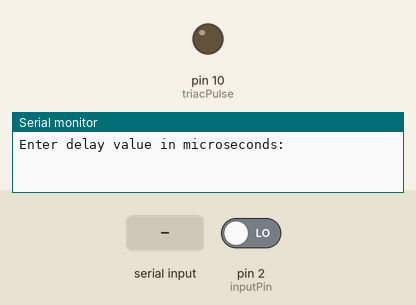
The sketch below on a simulated Arduino Uno, built with avr-gcc and run on an emulated ATmega328P. Parts: output pins drawn as LEDs (lit = HIGH), the last lines printed to the serial monitor. Inputs (shaded band) come from the test bench; at power-on: pin 2 (inputPin) LOW.

Above: at 1.2 s.
1.3 s: pin 2 (inputPin) driven HIGH
2.8 s: "30,150\n" received over Serial
At 4.0 s:
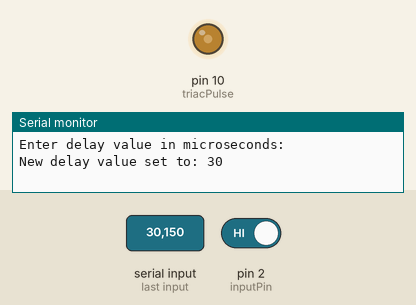
4.3 s: "5\n" received over Serial
At 5.5 s:
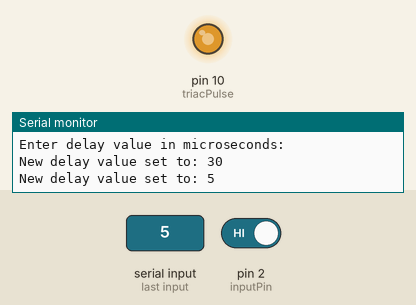
5.8 s: pin 2 (inputPin) driven LOW
At 6.1 s:
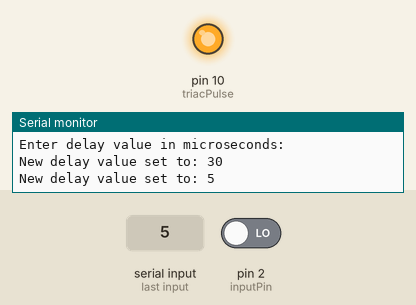
Timing chart, 0 to 8.3 s (numbered marks = the images above; inputs shaded):
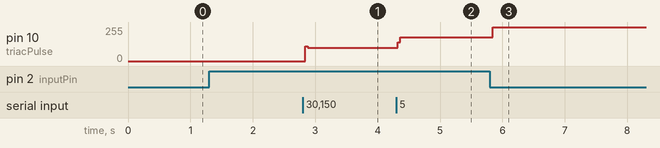

The sketch:

motor_rpm_controller.ino
```cpp
const int triacPulse = 10;
const int inputPin = 2;
int delayValue = 7000;  // Default delay value

void setup() {
  pinMode(triacPulse, OUTPUT);  // Set the MOC3021 pin as output
  pinMode(inputPin, INPUT);     // Set the input pin to read sensor values
  Serial.begin(9600);           // Start serial communication at 9600 baud
  Serial.println("Enter delay value in microseconds:");
}

void loop() {
  // Check if there is serial input available
  if (Serial.available() > 0) {
    // Read the input as a string
    String input = Serial.readStringUntil('\n');
    // Convert the input to an integer
    delayValue = input.toInt();
    Serial.print("New delay value set to: ");
    Serial.println(delayValue);
  }

  int sensorValue = digitalRead(inputPin);  // Read the state of the input pin

  if (sensorValue == HIGH) {
    digitalWrite(triacPulse, LOW);   // Set the triacPulse pin HIGH
    delayMicroseconds(delayValue);    // Wait for the specified microseconds
    digitalWrite(triacPulse, HIGH);
  }
}
```

Measured:
- after the input at 2.8 s, pin 10 (triacPulse): 0/255 → 100/255 at once
- after the input at 4.3 s, pin 10 (triacPulse): 100/255 → 180/255 at once
- after the input at 5.8 s, pin 10 (triacPulse): 180/255 → 255/255 at once
